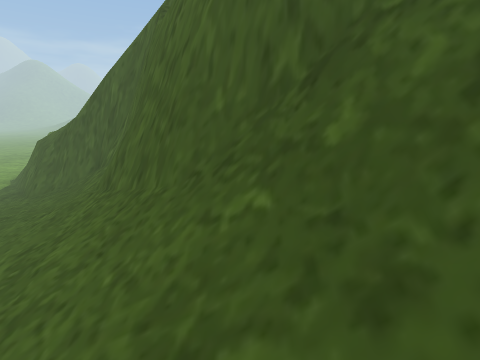
View 1 (above)

16 first-person views from a walk through a scene from a Unity 3-D project. The camera is 1.5 m above the floor, tilts 14° down and sees 85° across. The floor is counted in squares, 0.5 m on a side. Each view is taken from the middle of a square. On the plan, view 1 faces up. The plan holds only what a view shows up to about 19 squares ahead; the rest is blank. The place goes on beyond the plan. The player is left out. Door leaves are left out, so doorways stand open. Some surface patterns are stand-ins.

View 2
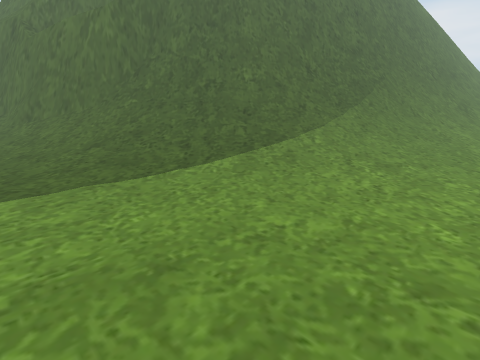

View 3
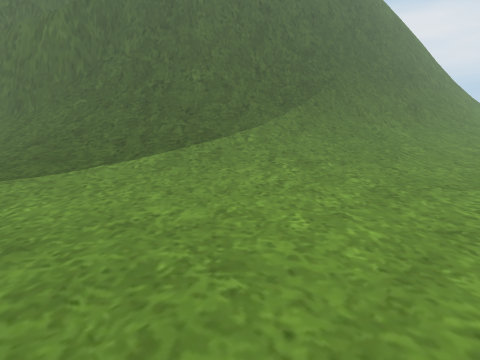

View 4
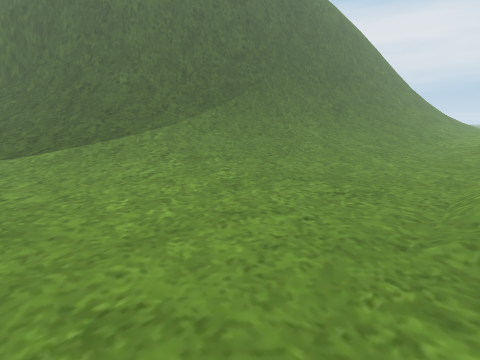

View 5
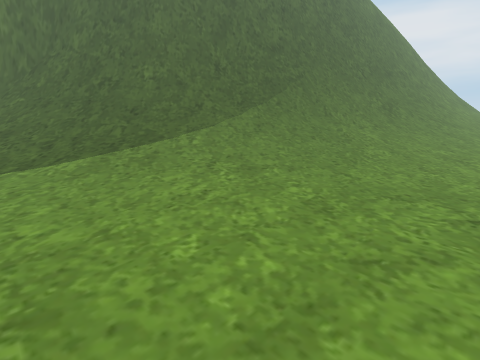

View 6
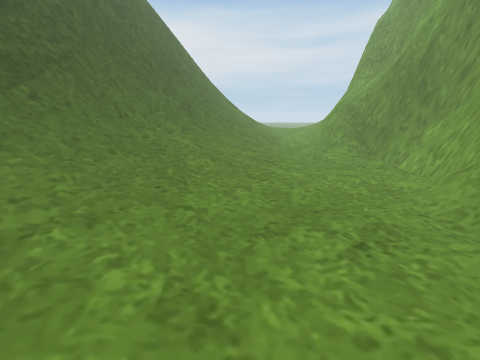

View 7
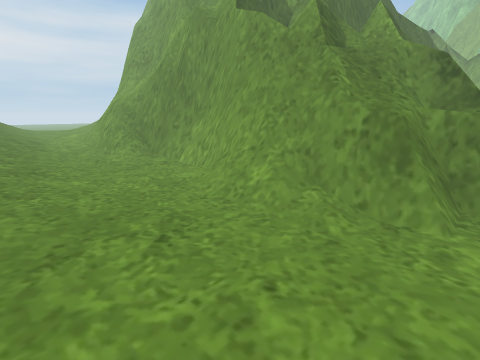

View 8
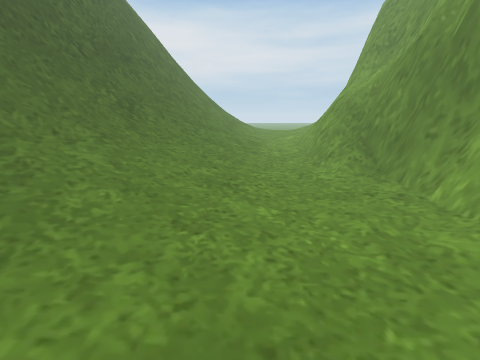

View 9
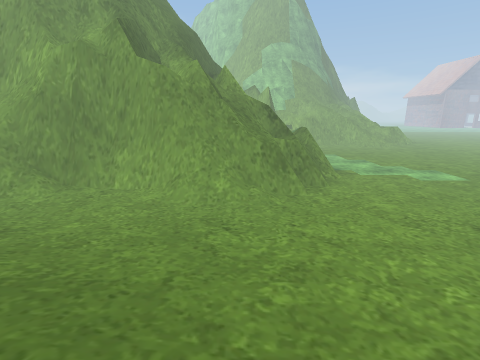

View 10
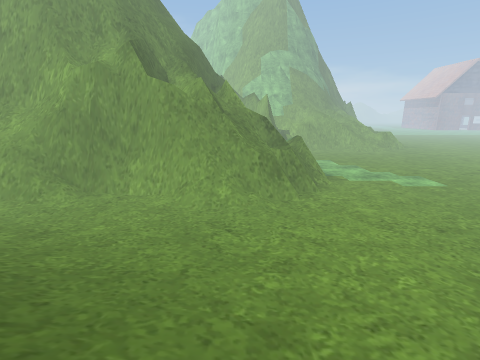

View 11
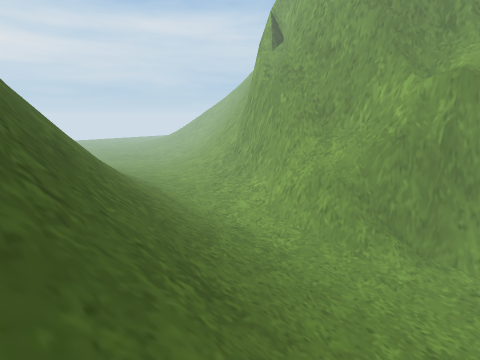

View 12
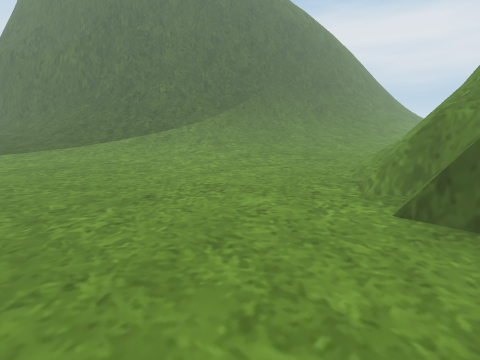

View 13
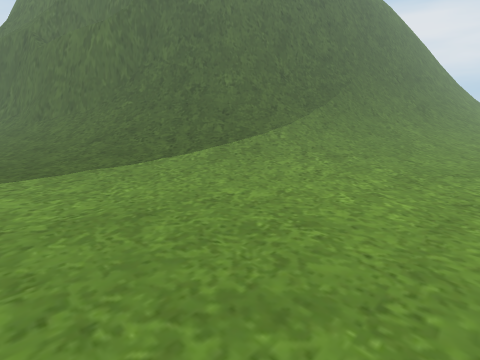

View 14
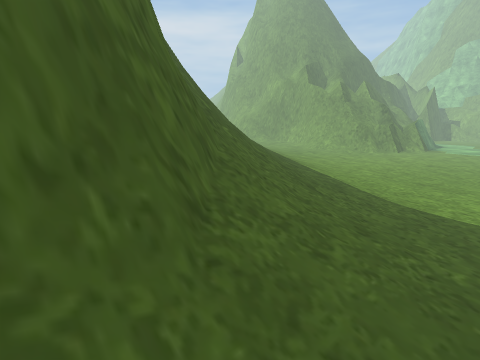

View 15
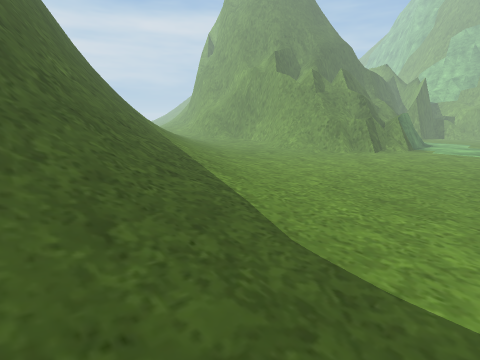

View 16
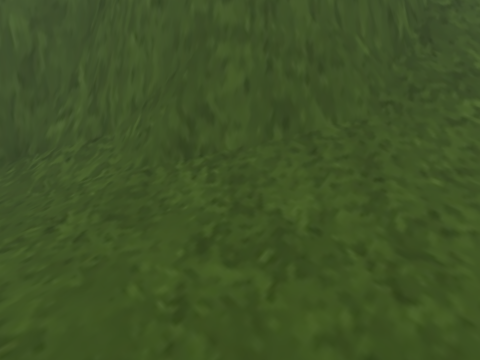

### Floor plan
Key: @ floor where view 1 was taken; # wall or solid block; . main floor; : floor 0.25 m higher than the main floor; + floor 2.25 m higher than the main floor; / step, stairs or slope; = window, fence, low wall or low ledge; ^ raised ledge; O other object.
Columns run from 8 left of view 1 to 26 right of it. Each row starts with its distance up from view 1.
 14 ####
 13 #=##
 12 //=##
 11 ://##
 10 ://=##
  9 ://=###
  8 :///=###
  7 ::///=###
  6 .:////=^#
  5 ../////#=#
  4 ..://///#=#
  3 ...://///#=####
  2 ....//////#==^##
  1 ....:///////+=^##
  0 .....://@/////=^##
 -1 ......:////////=^###
 -2 .......:////////=^####
 -3 ........::///////==^^###
 -4 .........://///////  ^####
 -5 ..........///////////=^^^###
 -6 .........../////////////=^#####
 -7 ............/////////////==^^####
 -8 ..............:///////////////=####
 -9 ................///////////////===^
-10 ................./////////////////=
-11 ................../////////////////
-12 .....................//////////////
-13 ....................../////////////
-14 .........................//////////
-15 ............................///////
-16 ............................../////
-17 ................................///
-18 ...................................
-19 ...................................
-20 ..............................###.O
-21 ...........................O#=^##==
-22 ...........###.OO===......#===#####
-23 ...........=^^^==^^################
-24 .........##=#^^################   #
-25   .......=^##^^^###               #
-26 .  ......=###^^^

Where each view was taken, in squares from view 1:
view 1: 0 up, 0 right, facing up
view 2: 13 down, 7 left, facing up-right
view 3: 16 down, 5 left, facing up-right
view 4: 21 down, 2 left, facing up-right
view 5: 17 down, 2 left, facing up-right
view 6: 14 down, 2 right, facing right
view 7: 14 down, 2 right, facing down-right
view 8: 16 down, 7 right, facing right
view 9: 6 down, 7 right, facing down
view 10: 4 down, 7 right, facing down
view 11: 7 down, 16 right, facing down-right
view 12: 26 down, 8 left, facing up-right
view 13: 16 down, 8 left, facing up-right
view 14: 11 up, 8 left, facing down-right
view 15: 3 up, 8 left, facing down-right
view 16: 3 up, 8 left, facing up-right
